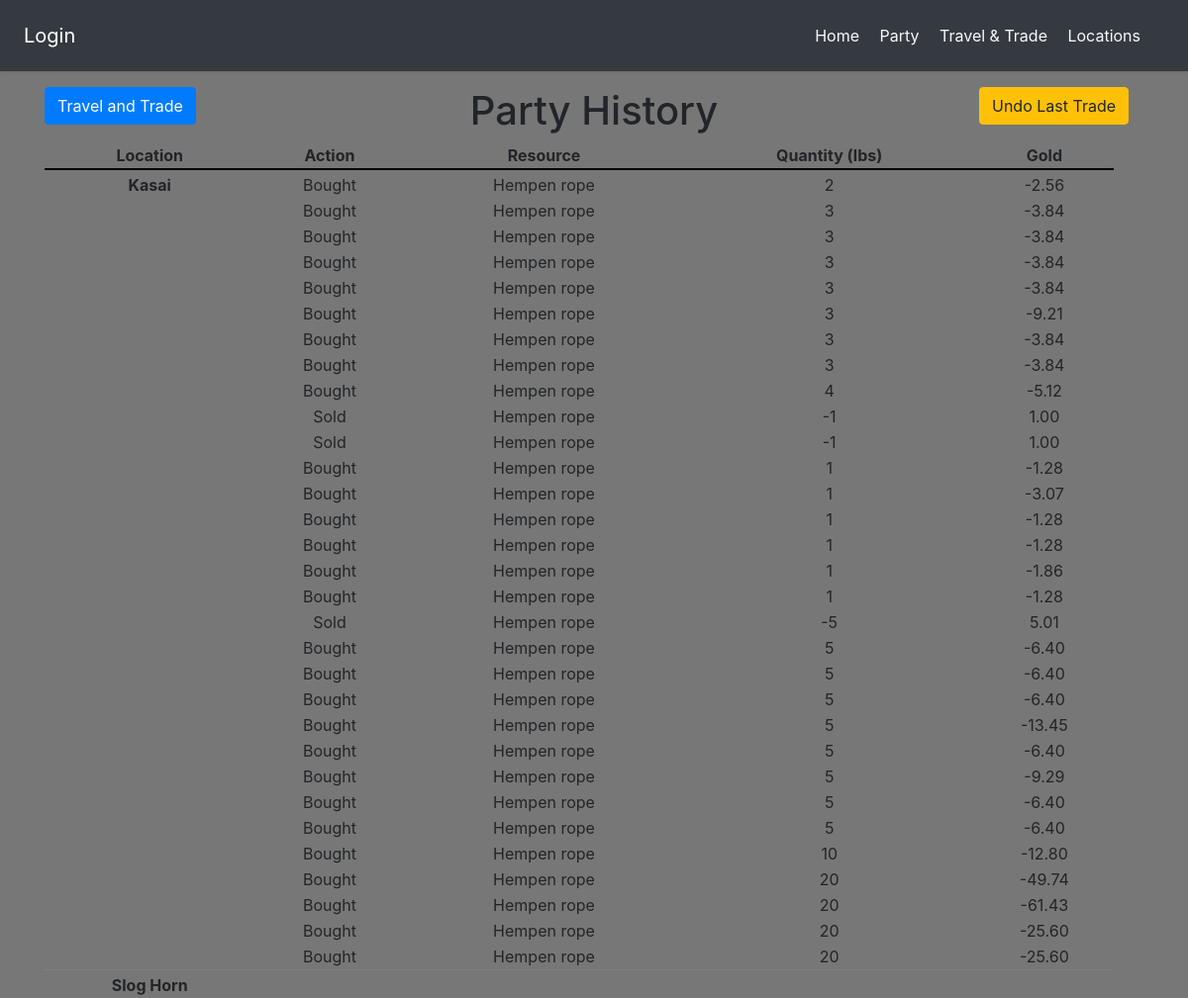
/party/history/, run on the app's committed database.
### locations/models.py (models this page shows)
class Resource(models.Model):
    name = models.CharField(unique=True, max_length=50)
    base_value = models.FloatField()
    variance = models.FloatField()
    probability = models.FloatField(null=True, default=None)
    objects = ResourceManager()

class Location(Article):
    resources = models.ManyToManyField("Resource", related_name="custom_resources", through="LocationResource")

### party/views.py (the view)
# urls.py: path('history/', views.history_page, name='history_page'),
def history_page(request):
    party = Party.objects.first()
    latest_trade = party.latest_trade()
    history: dict[int, object] = {}
    with connection.cursor() as cursor:
        cursor.execute(f"""
            SELECT
                travel.id AS travel_id,
                loc.name AS location,
                res.name AS resource,
                trade.quantity_gained AS quantity,
                trade.gold_gained AS gold
            FROM locations_location AS loc
            LEFT join party_travelhistory AS travel ON loc.id=travel.location_id
            LEFT join party_tradehistory AS trade ON travel.id=trade.location_hist_id
            LEFT join locations_resource AS res ON trade.resource_id=res.id
            WHERE travel.party_id={party.id}
            ORDER BY travel.id DESC, trade.id DESC
        """)
        history = dictfetchall(cursor)
    context = {
        'title': 'Party History',
        'history': history,
        'latest_trade': latest_trade,
    }
    return render(request, 'history.html', context)

### DNDStocks/views.py (called while the page is built)
def dictfetchall(cursor):
    columns = [col[0] for col in cursor.description]
    return [
        dict(zip(columns, row))
        for row in cursor.fetchall()
    ]

### party/models.py (called while the page is built)
    def latest_trade(self):
        return self.trade_history_set.first() or None

### templates/history.html (shortened to what this page needs)
{% extends 'base.html' %}
{% load mathfilters %}
{% block content %}
<div class="container text-center">
    <div class="row">
        <div class="col text-left">
            <a href="/party/travel/" class="btn btn-primary">Travel and Trade</a>
        </div>
        <h1 class="col-auto">Party History</h1>
        <div class="col text-right">
            {% if latest_trade %}
                <form action="/party/trade/undo/" method="post" class="m-0 col-auto">
                    <input type="submit"
                        onclick="return confirm('Are you sure you want to undo the last trade?')"
                        class="col-auto btn btn-warning"
                        value="Undo Last Trade">
                </form>
            {% endif %}
        </div>
    </div>
    {% if history %}
    <div class="row container">
        <table class="w-100">
            <tr style="border-bottom: 2px solid black;">
                <th style="border-bottom: 0px;">Location</th>
                <th>Action</th>
                <th>Resource</th>
                <th>Quantity (lbs)</th>
                <th>Gold</th>
            </tr>
            {% for t in history %}
                {% if t %}
                    {% ifchanged %}
                        <tr style='border-top: 1px solid grey;' reference='{{ t.location }}'>
                            <td colspan='100%'></td>
                        </tr>
                    {% endifchanged %}
                    <tr>
                        <td>{% ifchanged %}<b>{{ t.location }}</b>{% endifchanged %}</td>
                        <td>{% if t.gold < 0 %} Bought {% elif t.gold > 0 %} Sold {% endif %}</td>
                        <td>{% if t.resource != None %}{{ t.resource|capfirst }}{% endif %}</td>
                        <td>{{ t.quantity|floatformat:0 }}</td>
                        <td>{{ t.gold|floatformat:2 }}</td>
                    </tr>
                {% endif %}
            {% empty %}
                <tr>
                    <td colspan='100%'>This party has no history, yet.</td>
                </tr>
            {% endfor %}
        </table>
    </div>
    {% endif %}
</div>
{% endblock content %}

### data on the page
Resource: location "Kasai", shows "Bought", resource "Hempen rope", quantity "2", gold "-2.56", quantity "3", gold "-3.84", gold "-9.21", quantity "4", gold "-5.12", quantity "-1", gold "1.00", quantity "1", gold "-1.28", gold "-3.07", gold "-1.86", quantity "-5", gold "5.01", quantity "5", gold "-6.40", gold "-13.45", gold "-9.29", quantity "10", gold "-12.80", quantity "20", gold "-49.74", gold "-61.43", gold "-25.60"
Location: location "Slog Horn"
